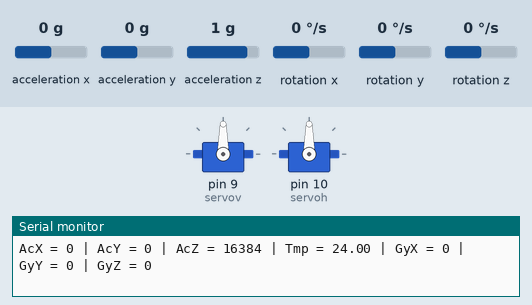
The sketch below on a simulated Arduino Uno, built with avr-gcc and run on an emulated ATmega328P. Shown: 2 × servo, the last lines printed to the serial monitor. Wiring (inferred from the names in the program): MPU-6050 motion sensor at I2C address 0x68. The inputs (shaded band) are chosen by the test bench; at power-on: acceleration x 0 g, acceleration y 0 g, acceleration z 1 g, rotation x 0 °/s, rotation y 0 °/s, rotation z 0 °/s.

Above: at 1.2 s.
1.3 s: acceleration x set to -1.4 g
At 2.6 s:
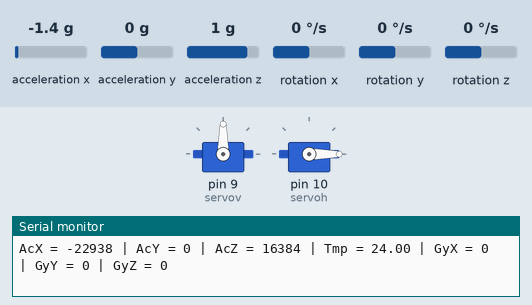
3.3 s: acceleration y set to 0.8 g
At 6.0 s:
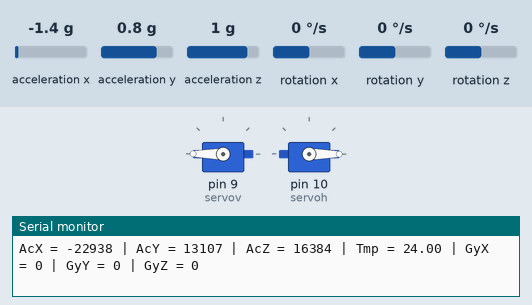
6.3 s: acceleration x set to 0.8 g
At 9.1 s:
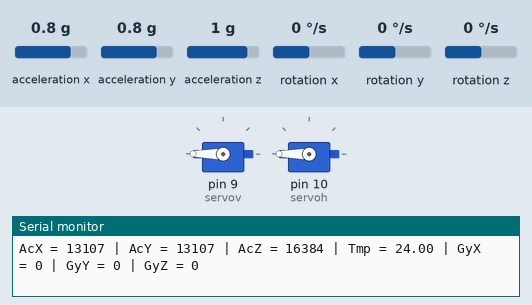
9.3 s: acceleration y set to -1.4 g
At 11.2 s:
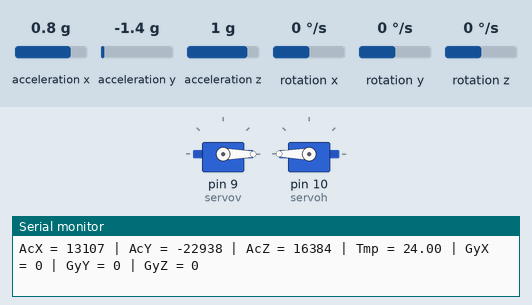
12.3 s: acceleration x set to -0.8 g
At 15.1 s:
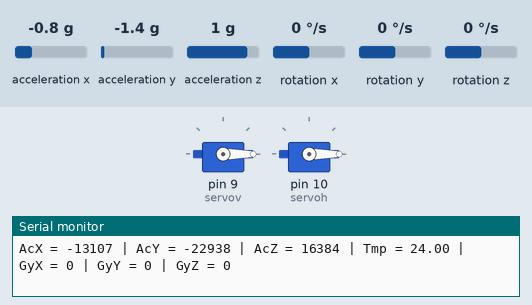
15.3 s: acceleration y set to 0 g
At 19.0 s:
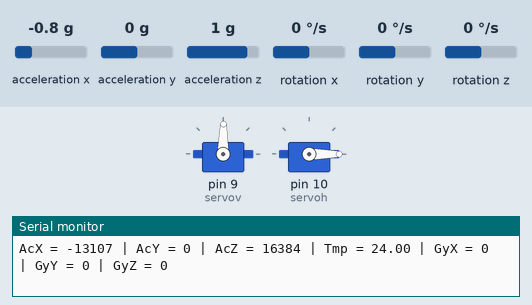
Timing chart, 0 to 19.3 s (numbered marks = the images above; inputs shaded):
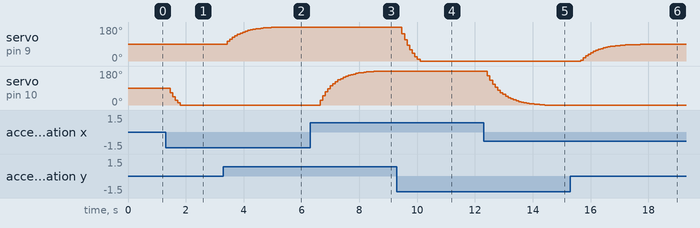

The sketch:

gyro_servo.ino
```cpp
#include<Wire.h>
#include <Servo.h>

Servo servoh;
Servo servov;
const int MPU_addr=0x68;  // I2C address of the MPU-6050
int16_t AcX,AcY,AcZ,Tmp,GyX,GyY,GyZ;
float angleh = 90;
float anglev = 90;
float oy_acc;
float ox_acc;
float  gyro_scale=1/131,acc_scale =180/(8000*3.14);
int16_t x_acc_offset=0,y_acc_offset=0,x_gyro_offset=-44,y_gyro_offset=200 ;
unsigned long dtx,dty,oldtx=millis(),oldty=millis();
void setup(){
  servov.attach(9);
  servoh.attach(10);
  Wire.begin();
  Wire.beginTransmission(MPU_addr);
  Wire.write(0x6B);  // PWR_MGMT_1 register
  Wire.write(0);     // set to zero (wakes up the MPU-6050)
  Wire.endTransmission(true);
  Serial.begin(9600);
}
void loop(){
  Wire.beginTransmission(MPU_addr);
  Wire.write(0x3B);  // starting with register 0x3B (ACCEL_XOUT_H)
  Wire.endTransmission(false);
  Wire.requestFrom(MPU_addr,14,true);  // request a total of 14 registers
  AcX=Wire.read()<<8|Wire.read();  // 0x3B (ACCEL_XOUT_H) & 0x3C (ACCEL_XOUT_L)
  AcY=Wire.read()<<8|Wire.read();  // 0x3D (ACCEL_YOUT_H) & 0x3E (ACCEL_YOUT_L)
  AcZ=Wire.read()<<8|Wire.read();  // 0x3F (ACCEL_ZOUT_H) & 0x40 (ACCEL_ZOUT_L)
  Tmp=Wire.read()<<8|Wire.read();  // 0x41 (TEMP_OUT_H) & 0x42 (TEMP_OUT_L)
  GyX=Wire.read()<<8|Wire.read();  // 0x43 (GYRO_XOUT_H) & 0x44 (GYRO_XOUT_L)
  GyY=Wire.read()<<8|Wire.read();  // 0x45 (GYRO_YOUT_H) & 0x46 (GYRO_YOUT_L)
  GyZ=Wire.read()<<8|Wire.read();  // 0x47 (GYRO_ZOUT_H) & 0x48 (GYRO_ZOUT_L)
  Serial.print("AcX = "); Serial.print(AcX);
  Serial.print(" | AcY = "); Serial.print(AcY);
  Serial.print(" | AcZ = "); Serial.print(AcZ);
  Serial.print(" | Tmp = "); Serial.print(Tmp/340.00+36.53);  //equation for temperature in degrees C from datasheet
  Serial.print(" | GyX = "); Serial.print(GyX);
  Serial.print(" | GyY = "); Serial.print(GyY);
  Serial.print(" | GyZ = "); Serial.println(GyZ);
  AcX-=x_acc_offset;
AcY-=y_acc_offset;

float x_acc = (float)((AcX - x_acc_offset)*acc_scale)+90;
float gyrox = (float)(GyX - x_gyro_offset) * gyro_scale;
float y_acc = (float)((AcY - y_acc_offset)*acc_scale)+90;
float gyroy = (float) (GyY - y_gyro_offset) * gyro_scale;
if(1){

dtx=millis()-oldtx;
angleh = (gyrox*dtx/1000+angleh)*0.85+0.15*x_acc;
servoh.write((int)angleh);
oldtx=millis();

}


if(1){

dty=millis()-oldty;
anglev = (gyroy*dty/1000+anglev)*0.85+0.15*y_acc;
servov.write((int)anglev);
oldty=millis();

}


}
```

Measured:
- after the input at 1.3 s, servo on pin 10 (servoh): moves from 90° to 0° over 0.34 s, starting after 0.16 s
- after the input at 3.3 s, servo on pin 9 (servov): moves from 90° to 180° over 1.7 s, starting after 0.13 s
- after the input at 6.3 s, servo on pin 10 (servoh): moves from 0° to 180° over 2.0 s, starting after 0.34 s
- after the input at 9.3 s, servo on pin 9 (servov): moves from 180° to 0° over 0.63 s, starting after 0.17 s
- after the input at 12.3 s, servo on pin 10 (servoh): moves from 180° to 0° over 2.0 s, starting after 0.13 s
- after the input at 15.3 s, servo on pin 9 (servov): moves from 0° to 89° over 2.4 s, starting after 0.36 s
